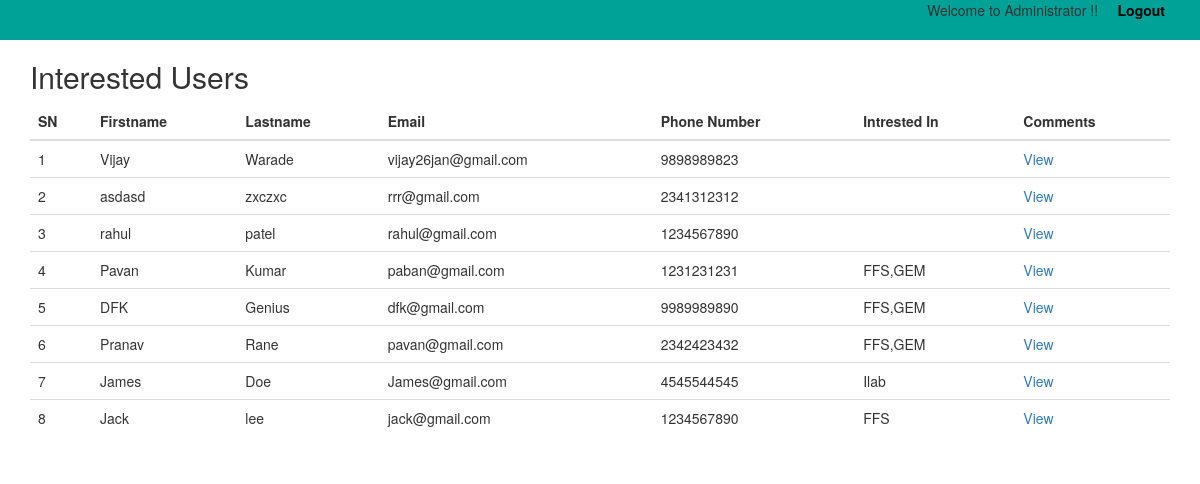
/admin/index.php (signed in), run on the app's committed database.
### tables this page shows
CREATE TABLE IF NOT EXISTS `tbl_users` (
  `id` int(11) NOT NULL AUTO_INCREMENT,
  `first_name` varchar(150) NOT NULL,
  `last_name` varchar(150) NOT NULL,
  `email` varchar(300) NOT NULL,
  `phone_number` varchar(13) NOT NULL,
  `interested_in` varchar(300) NOT NULL,
  `comments` mediumtext NOT NULL,
  `modify_date` timestamp NOT NULL DEFAULT CURRENT_TIMESTAMP ON UPDATE CURRENT_TIMESTAMP,
  PRIMARY KEY (`id`)
);

### admin/index.php (the view, shortened to what this page needs)
<?php
$chkquery="select * from tbl_users";
$res=mysql_query($chkquery);
?>
<!DOCTYPE html>
<html lang="en">
<head>
  <link rel="stylesheet" href="https://maxcdn.bootstrapcdn.com/bootstrap/3.3.7/css/bootstrap.min.css">
</head>
<body>
<div class="container-fluid text-right" style="background-color:#00A298; vertical-align: middle; " >
    <div style="height: 40px; vertical-align: middle; padding-right: 20px;">
     Welcome to Administrator !! &nbsp;&nbsp;&nbsp; <a href="logout.php" style="font-weight: bold;color: #000;">Logout</a>
    </div>
</div>
<div class="container">
  <h2>Interested Users</h2>
  <table class="table">
    <thead>
      <tr>
      <th>SN</th>
        <th>Firstname</th>
        <th>Lastname</th>
        <th>Email</th>
        <th>Phone Number</th>
        <th>Intrested In</th>
        <th>Comments</th>
      </tr>
    </thead>
    <tbody>
    <?php $no=0; while ($row=mysql_fetch_array($res)) { $no++;?>
     <tr>
     	<td><?php echo $no; ?></td>
        <td><?php echo $row['first_name'];?></td>
        <td><?php echo $row['last_name'];?></td>
        <td><?php echo $row['email'];?></td>
        <td><?php echo $row['phone_number'];?></td>
        <td><?php echo $row['interested_in'];?></td>
        <td>
        <a data-toggle="popover" title="<?php echo $row['first_name'];?>" style="cursor: pointer;" data-content="<?php echo $row['comments'];?>">
        View</a></td>
      </tr>
    <?php } ?>
    </tbody>
  </table>
</div>
</body>
</html>

### data on the page
tbl_users: first_name "Vijay", last_name "Warade", email "vijay26jan@gmail.com", phone_number "9898989823"
tbl_users: first_name "asdasd", last_name "zxczxc", email "rrr@gmail.com", phone_number "2341312312"
tbl_users: first_name "rahul", last_name "patel", email "rahul@gmail.com", phone_number "1234567890"
tbl_users: first_name "Pavan", last_name "Kumar", email "paban@gmail.com", phone_number "1231231231", interested_in "FFS,GEM"
tbl_users: first_name "DFK", last_name "Genius", email "dfk@gmail.com", phone_number "9989989890", interested_in "FFS,GEM"
tbl_users: first_name "Pranav", last_name "Rane", email "pavan@gmail.com", phone_number "2342423432", interested_in "FFS,GEM"
tbl_users: first_name "James", last_name "Doe", email "James@gmail.com", phone_number "4545544545", interested_in "Ilab"
tbl_users: first_name "Jack", last_name "lee", email "jack@gmail.com", phone_number "1234567890", interested_in "FFS"
